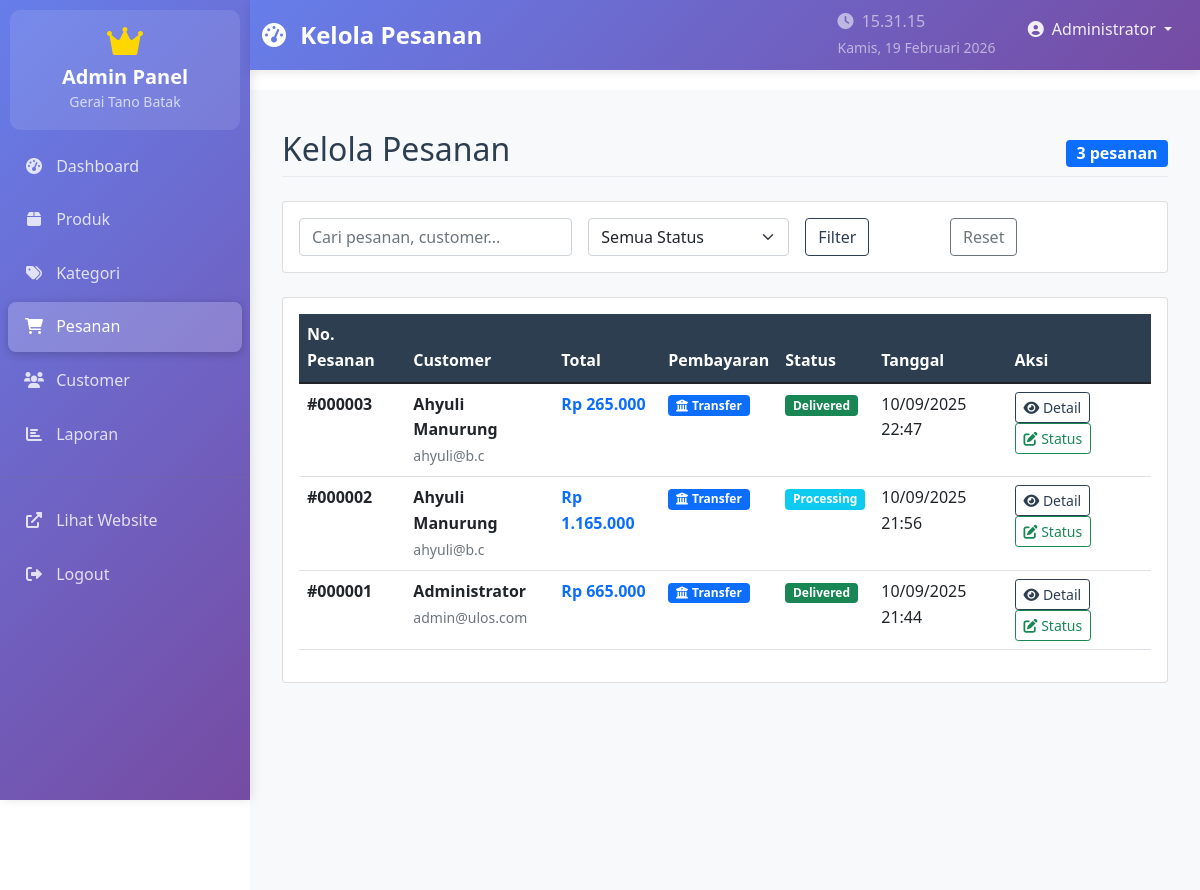
The app's page /admin/orders.php (signed in) with its own data.
### tables this page shows
CREATE TABLE `orders` (
  `id` int(11) NOT NULL AUTO_INCREMENT,
  `user_id` int(11) DEFAULT NULL,
  `total_amount` decimal(10,2) NOT NULL,
  `status` enum('pending','processing','shipped','delivered','cancelled') DEFAULT 'pending',
  `shipping_address` text NOT NULL,
  `phone` varchar(20) NOT NULL,
  `notes` text DEFAULT NULL,
  `payment_method` enum('bank_transfer','cod') NOT NULL DEFAULT 'bank_transfer',
  `created_at` timestamp NOT NULL DEFAULT current_timestamp(),
  PRIMARY KEY (`id`),
  KEY `user_id` (`user_id`),
  CONSTRAINT `orders_ibfk_1` FOREIGN KEY (`user_id`) REFERENCES `users` (`id`)
);

CREATE TABLE `users` (
  `id` int(11) NOT NULL AUTO_INCREMENT,
  `username` varchar(50) NOT NULL,
  `email` varchar(100) NOT NULL,
  `password` varchar(255) NOT NULL,
  `full_name` varchar(100) NOT NULL,
  `phone` varchar(20) DEFAULT NULL,
  `address` text DEFAULT NULL,
  `role` enum('admin','customer') DEFAULT 'customer',
  `created_at` timestamp NOT NULL DEFAULT current_timestamp(),
  PRIMARY KEY (`id`),
  UNIQUE KEY `username` (`username`),
  UNIQUE KEY `email` (`email`)
);

### includes/config.php (called while the page is built, shortened)
<?php
function format_rupiah($angka) {
    return "Rp " . number_format($angka, 0, ',', '.');
}
?>

### admin/orders.php (the view, shortened to what this page needs)
<?php
require_once '../includes/config.php';
$search = isset($_GET['search']) ? clean_input($_GET['search']) : '';
$where_conditions = [];
$params = [];
$where_clause = !empty($where_conditions) ? 'WHERE ' . implode(' AND ', $where_conditions) : '';
$sql = "SELECT o.*, u.full_name, u.email FROM orders o
        JOIN users u ON o.user_id = u.id
        $where_clause
        ORDER BY o.created_at DESC";
$stmt = $pdo->prepare($sql);
$stmt->execute($params);
$orders = $stmt->fetchAll();
include 'includes/header.php';
?>
<div class="d-flex justify-content-between align-items-center mb-4 page-header">
    <h2>Kelola Pesanan</h2>
    <div class="badge bg-primary fs-6"><?php echo count($orders); ?> pesanan</div>
</div>
<div class="card mb-4">
    <div class="card-body">
        <form method="GET" class="row g-3">
            <div class="col-md-4">
                <input type="text" class="form-control" name="search" placeholder="Cari pesanan, customer..."
                       value="<?php echo htmlspecialchars($search); ?>">
            </div>
            <div class="col-md-3">
                <select class="form-select" name="status">
                    <option value="">Semua Status</option>
                </select>
            </div>
            <div class="col-md-2">
                <button type="submit" class="btn btn-outline-primary">Filter</button>
            </div>
            <div class="col-md-2">
                <a href="orders.php" class="btn btn-outline-secondary">Reset</a>
            </div>
        </form>
    </div>
</div>
<div class="card">
    <div class="card-body">
        <div class="table-responsive">
            <table class="table table-hover">
                <thead>
                    <tr>
                        <th>No. Pesanan</th>
                        <th>Customer</th>
                        <th>Total</th>
                        <th>Pembayaran</th>
                        <th>Status</th>
                        <th>Tanggal</th>
                        <th>Aksi</th>
                    </tr>
                </thead>
                <tbody>
                    <?php foreach($orders as $order): ?>
                    <tr>
                        <td>
                            <strong>#<?php echo str_pad($order['id'], 6, '0', STR_PAD_LEFT); ?></strong>
                        </td>
                        <td>
                            <div>
                                <strong><?php echo htmlspecialchars($order['full_name']); ?></strong>
                                <br>
                                <small class="text-muted"><?php echo htmlspecialchars($order['email']); ?></small>
                            </div>
                        </td>
                        <td class="fw-bold text-primary"><?php echo format_rupiah($order['total_amount']); ?></td>
                        <td>
                            <?php if (isset($order['payment_method']) && $order['payment_method'] === 'cod'): ?>
                                <span class="badge bg-success"><i class="fas fa-money-bill-wave me-1"></i>COD</span>
                            <?php else: ?>
                                <span class="badge bg-primary"><i class="fas fa-university me-1"></i>Transfer</span>
                            <?php endif; ?>
                        </td>
                        <td>
                            <?php
                            $status_class = '';
                            $status_text = '';
                            switch ($order['status']) {
                                case 'processing':
                                    $status_class = 'bg-info';
                                    $status_text = 'Processing';
                                    break;
                                case 'delivered':
                                    $status_class = 'bg-success';
                                    $status_text = 'Delivered';
                                    break;
                            }
                            ?>
                            <span class="badge <?php echo $status_class; ?>">
                                <?php echo $status_text; ?>
                            </span>
                        </td>
                        <td><?php echo date('d/m/Y H:i', strtotime($order['created_at'])); ?></td>
                        <td>
                            <button class="btn btn-sm btn-outline-primary" onclick="viewOrder(<?php echo $order['id']; ?>)">
                                <i class="fas fa-eye"></i> Detail
                            </button>
                            <button class="btn btn-sm btn-outline-success" onclick="updateStatus(<?php echo $order['id']; ?>, '<?php echo $order['status']; ?>')">
                                <i class="fas fa-edit"></i> Status
                            </button>
                        </td>
                    </tr>
                    <?php endforeach; ?>
                </tbody>
            </table>
        </div>
    </div>
</div>
<?php include 'includes/footer.php'; ?>

### assets/css/style.css (style rules this page uses)
:root { --primary-color: #2c3e50; --secondary-color: #34495e; --accent-color: #e74c3c; --gold-color: #f39c12; --success-color: #27ae60; --danger-color: #e74c3c; --warning-color: #f39c12; --info-color: #3498db; --light-color: #ecf0f1; --dark-color: #2c3e50; --text-dark: #2c3e50; --text-light: #7f8c8d; --gradient-primary: linear-gradient(135deg, #667eea 0%, #764ba2 100%); --gradient-secondary: linear-gradient(135deg, #f093fb 0%, #f5576c 100%); --gradient-elegant: linear-gradient(135deg, #2c3e50 0%, #34495e 100%); --shadow-elegant: 0 10px 30px rgba(0, 0, 0, 0.1); --shadow-hover: 0 15px 40px rgba(0, 0, 0, 0.15); }
body { font-family: 'Segoe UI', Tahoma, Geneva, Verdana, sans-serif; line-height: 1.6; color: var(--text-dark); }
.page-header { border-bottom: 1px solid #e9ecef; margin-bottom: 2rem; }
.btn-outline-primary { color: var(--primary-color); border-color: var(--primary-color); }
.badge { font-size: 0.75rem; }
.table th { border-top: none; background-color: var(--primary-color); color: white; }

### admin/includes/header.php (style rules this page uses)
.page-header { margin-bottom: 25px; padding-top: 10px; }

### records on screen
orders: id "000003", user.full_name "Ahyuli Manurung", user.email "ahyuli@b.c", total_amount "Rp 265.000", payment_method "Transfer", status "Delivered", created_at "10/09/2025 22:47"
orders: id "000002", user.full_name "Ahyuli Manurung", user.email "ahyuli@b.c", total_amount "Rp 1.165.000", payment_method "Transfer", status "Processing", created_at "10/09/2025 21:56"
orders: id "000001", user.full_name "Administrator", user.email "admin@ulos.com", total_amount "Rp 665.000", payment_method "Transfer", status "Delivered", created_at "10/09/2025 21:44"

### other values on screen
$page_title "Kelola Pesanan"
$_SESSION['full_name'] "Administrator"
count($orders) "3"
